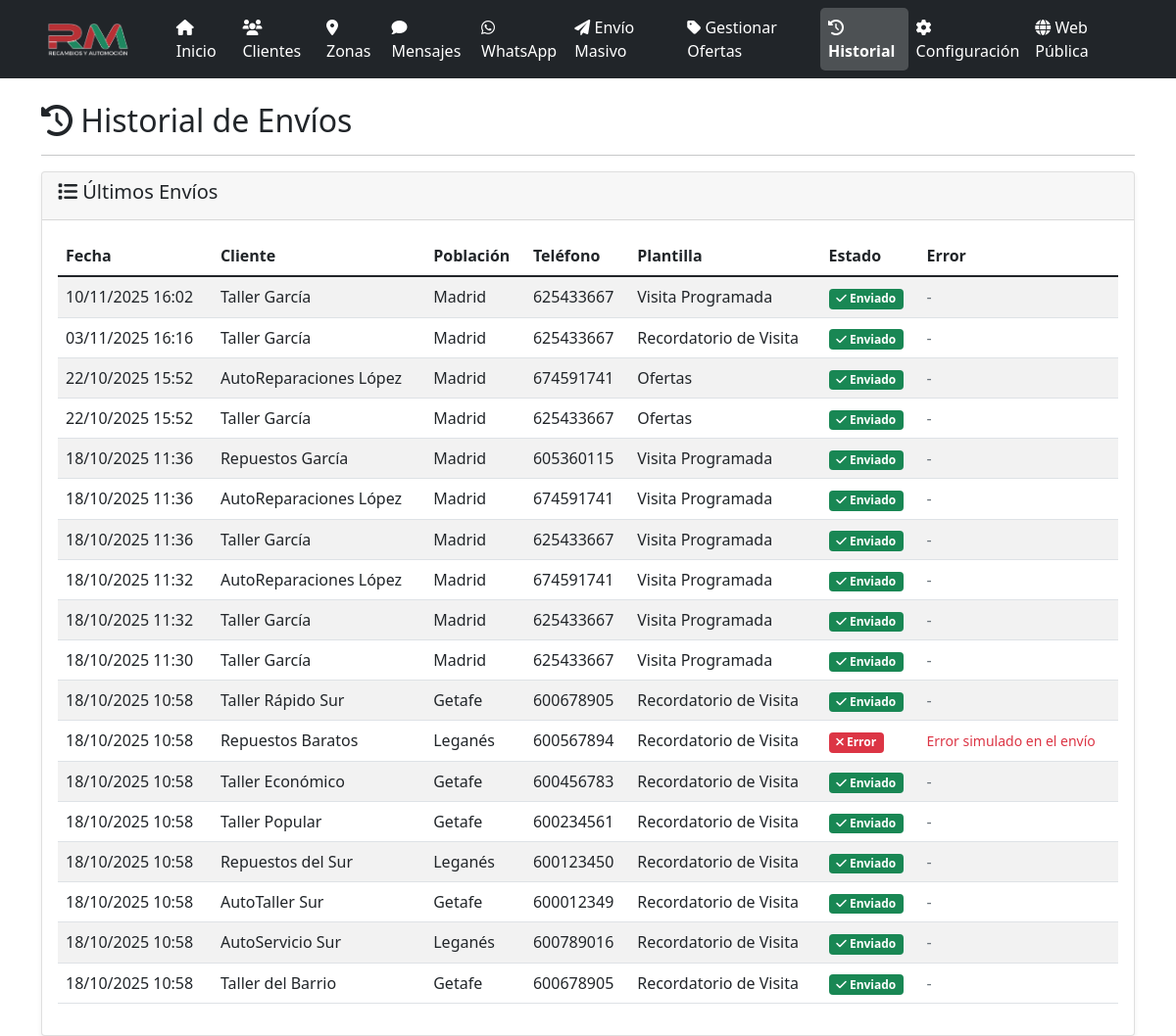
Page /historial on the earlier database version.
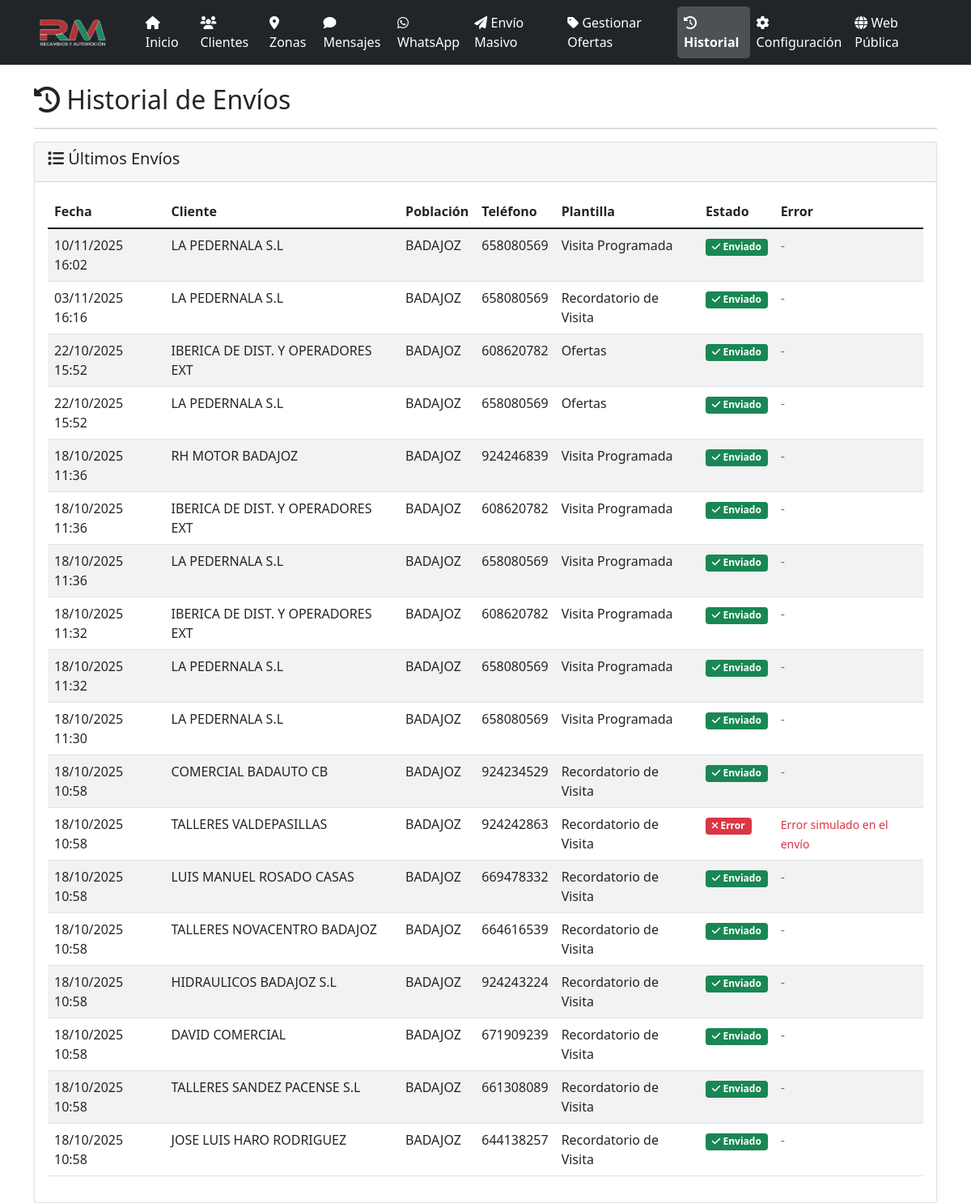
Same page on the later database version.
### models.py (models this page shows, shortened)
class MensajeEnviado(db.Model):
    id = db.Column(db.Integer, primary_key=True)
    cliente_id = db.Column(db.Integer, db.ForeignKey('cliente.id'), nullable=False)
    plantilla_id = db.Column(db.Integer, db.ForeignKey('mensaje_plantilla.id'), nullable=False)
    mensaje_final = db.Column(db.Text, nullable=False)
    enviado = db.Column(db.Boolean, default=False)
    fecha_envio = db.Column(db.DateTime)
    error = db.Column(db.Text)
    created_at = db.Column(db.DateTime, default=datetime.utcnow)

class Cliente(db.Model):
    id = db.Column(db.Integer, primary_key=True)
    codigo = db.Column(db.String(50))
    nombre = db.Column(db.String(100), nullable=False)
    telefono = db.Column(db.String(20), nullable=False)
    email = db.Column(db.String(120))
    direccion = db.Column(db.Text)
    poblacion = db.Column(db.String(100))
    zona_id = db.Column(db.Integer, db.ForeignKey('zona.id'), nullable=False)
    incluir = db.Column(db.Boolean, default=True)
    activo = db.Column(db.Boolean, default=True)
    created_at = db.Column(db.DateTime, default=datetime.utcnow)
    mensajes_enviados = db.relationship('MensajeEnviado', backref='cliente', lazy=True)

class MensajePlantilla(db.Model):
    id = db.Column(db.Integer, primary_key=True)
    nombre = db.Column(db.String(100), nullable=False)
    contenido = db.Column(db.Text, nullable=False)
    activo = db.Column(db.Boolean, default=True)
    created_at = db.Column(db.DateTime, default=datetime.utcnow)
    mensajes_enviados = db.relationship('MensajeEnviado', backref='plantilla', lazy=True)

### app.py (the view)
@app.route('/historial')
def historial():
    mensajes = MensajeEnviado.query.order_by(MensajeEnviado.created_at.desc()).limit(100).all()
    return render_template('historial.html', mensajes=mensajes)

### app.py (called while the page is built, shortened)
@app.before_request
def _asegurar_scheduler():
    global _scheduler_iniciado

@app.before_request
def before_request():
    global _sistema_inicializado
    if not _sistema_inicializado and not app.config['DEBUG']:
        inicializar_sistema()

### templates/historial.html (shortened to what this page needs)
{% extends "base.html" %}
{% block content %}
<div class="row">
    <div class="col-12">
        <h2><i class="fas fa-history"></i> Historial de Envíos</h2>
        <hr>
    </div>
</div>
<div class="row">
    <div class="col-12">
        <div class="card">
            <div class="card-header">
                <h5><i class="fas fa-list"></i> Últimos Envíos</h5>
            </div>
            <div class="card-body">
                {% if mensajes %}
                    <div class="table-responsive">
                        <table class="table table-striped">
                            <thead>
                                <tr>
                                    <th>Fecha</th>
                                    <th>Cliente</th>
                                    <th>Población</th>
                                    <th>Teléfono</th>
                                    <th>Plantilla</th>
                                    <th>Estado</th>
                                    <th>Error</th>
                                </tr>
                            </thead>
                            <tbody>
                                {% for mensaje in mensajes %}
                                <tr>
                                    <td>{{ mensaje.created_at.strftime('%d/%m/%Y %H:%M') }}</td>
                                    <td>{{ mensaje.cliente.nombre }}</td>
                                    <td>{{ mensaje.cliente.poblacion or 'No especificada' }}</td>
                                    <td>{{ mensaje.cliente.telefono }}</td>
                                    <td>{{ mensaje.plantilla.nombre }}</td>
                                    <td>
                                        {% if mensaje.enviado %}
                                            <span class="badge bg-success">
                                                <i class="fas fa-check"></i> Enviado
                                            </span>
                                        {% else %}
                                            <span class="badge bg-danger">
                                                <i class="fas fa-times"></i> Error
                                            </span>
                                        {% endif %}
                                    </td>
                                    <td>
                                        {% if mensaje.error %}
                                            <small class="text-danger">{{ mensaje.error }}</small>
                                        {% else %}
                                            <span class="text-muted">-</span>
                                        {% endif %}
                                    </td>
                                </tr>
                                {% endfor %}
                            </tbody>
                        </table>
                    </div>
                {% else %}
                    <div class="text-center py-4">
                        <i class="fas fa-history fa-3x text-muted mb-3"></i>
                        <p class="text-muted">No hay historial de envíos disponible.</p>
                    </div>
                {% endif %}
            </div>
        </div>
    </div>
</div>
{% endblock %}

### templates/base.html (shortened to what this page needs)
<!DOCTYPE html>
<html lang="es">
<head>
    <link href="https://cdn.jsdelivr.net/npm/bootstrap@5.1.3/dist/css/bootstrap.min.css" rel="stylesheet">
    <link href="https://cdnjs.cloudflare.com/ajax/libs/font-awesome/6.0.0/css/all.min.css" rel="stylesheet">
</head>
<body>
    <nav class="navbar navbar-expand-lg navbar-dark bg-dark">
        <div class="container">
            <a class="navbar-brand d-flex align-items-center" href="{{ url_for('panel') }}">
                <img src="{{ url_for('static', filename='logo_rm.png') }}" alt="Recambios RM" style="height: 35px; margin-right: 10px;">
            </a>
            <div class="collapse navbar-collapse" id="navbarNav">
                <ul class="navbar-nav me-auto">
                    <li class="nav-item">
                        <a class="nav-link {% if request.endpoint == 'panel' %}active{% endif %}" href="{{ url_for('panel') }}">
                            <i class="fas fa-home"></i> Inicio
                        </a>
                    </li>
                    <li class="nav-item">
                        <a class="nav-link {% if request.endpoint == 'clientes' %}active{% endif %}" href="{{ url_for('clientes') }}">
                            <i class="fas fa-users"></i> Clientes
                        </a>
                    </li>
                    <li class="nav-item">
                        <a class="nav-link {% if request.endpoint == 'zonas' %}active{% endif %}" href="{{ url_for('zonas') }}">
                            <i class="fas fa-map-marker-alt"></i> Zonas
                        </a>
                    </li>
                    <li class="nav-item">
                        <a class="nav-link {% if request.endpoint == 'mensajes' %}active{% endif %}" href="{{ url_for('mensajes') }}">
                            <i class="fas fa-comment"></i> Mensajes
                        </a>
                    </li>
                    <li class="nav-item">
                        <a class="nav-link {% if request.endpoint in ['whatsapp_dashboard', 'whatsapp_conversation_detail', 'whatsapp_new_conversation'] %}active{% endif %}" href="{{ url_for('whatsapp_dashboard') }}">
                            <i class="fab fa-whatsapp"></i> WhatsApp
                        </a>
                    </li>
                    <li class="nav-item">
                        <a class="nav-link {% if request.endpoint == 'enviar_masivo' %}active{% endif %}" href="{{ url_for('enviar_masivo') }}">
                            <i class="fas fa-paper-plane"></i> Envío Masivo
                        </a>
                    </li>
                    <li class="nav-item">
                        <a class="nav-link {% if request.endpoint == 'ofertas' %}active{% endif %}" href="{{ url_for('ofertas') }}">
                            <i class="fas fa-tag"></i> Gestionar Ofertas
                        </a>
                    </li>
                    <li class="nav-item">
                        <a class="nav-link {% if request.endpoint == 'historial' %}active{% endif %}" href="{{ url_for('historial') }}">
                            <i class="fas fa-history"></i> Historial
                        </a>
                    </li>
                    <li class="nav-item">
                        <a class="nav-link {% if request.endpoint == 'configuracion' %}active{% endif %}" href="{{ url_for('configuracion') }}">
                            <i class="fas fa-cog"></i> Configuración
                        </a>
                    </li>
                </ul>
                <ul class="navbar-nav">
                    <li class="nav-item">
                        <a class="nav-link" href="{{ url_for('index') }}" target="_blank">
                            <i class="fas fa-globe"></i> Web Pública
                        </a>
                    </li>
                </ul>
            </div>
        </div>
    </nav>
    <div class="container mt-4">
        {% block content %}{% endblock %}
    </div>
</body>
</html>

### templates/base.html (style rules this page uses)
.navbar-brand { font-weight: bold; }
.navbar-brand img { transition: transform 0.3s ease; }
.card { box-shadow: 0 0.125rem 0.25rem rgba(0, 0, 0, 0.075); border: 1px solid rgba(0, 0, 0, 0.125); }
.navbar-dark .navbar-nav .nav-link { color: #ffffff !important; font-weight: 500; transition: all 0.3s ease; }
.navbar-dark .navbar-nav .nav-link.active { color: #ffffff !important; background-color: rgba(255, 255, 255, 0.2); border-radius: 5px; font-weight: 600; }
.navbar-dark .navbar-brand { color: #ffffff !important; }

Differences in the rows shown:
changed through a linked row, MensajeEnviado (number 1 of 18 on the later page): cliente.nombre "Taller García" → "LA PEDERNALA S.L"; cliente "Madrid" → "BADAJOZ"; cliente.telefono "625433667" → "658080569"
changed through a linked row, MensajeEnviado (number 2 of 18 on the later page): cliente.nombre "Taller García" → "LA PEDERNALA S.L"; cliente "Madrid" → "BADAJOZ"; cliente.telefono "625433667" → "658080569"
changed through a linked row, MensajeEnviado (number 3 of 18 on the later page): cliente.nombre "AutoReparaciones López" → "IBERICA DE DIST. Y OPERADORES EXT"; cliente "Madrid" → "BADAJOZ"; cliente.telefono "674591741" → "608620782"
changed through a linked row, MensajeEnviado (number 4 of 18 on the later page): cliente.nombre "Taller García" → "LA PEDERNALA S.L"; cliente "Madrid" → "BADAJOZ"; cliente.telefono "625433667" → "658080569"
changed through a linked row, MensajeEnviado: cliente.nombre "Repuestos García" → "RH MOTOR BADAJOZ"; cliente "Madrid" → "BADAJOZ"; cliente.telefono "605360115" → "924246839"
changed through a linked row, MensajeEnviado (number 6 of 18 on the later page): cliente.nombre "AutoReparaciones López" → "IBERICA DE DIST. Y OPERADORES EXT"; cliente "Madrid" → "BADAJOZ"; cliente.telefono "674591741" → "608620782"
changed through a linked row, MensajeEnviado (number 7 of 18 on the later page): cliente.nombre "Taller García" → "LA PEDERNALA S.L"; cliente "Madrid" → "BADAJOZ"; cliente.telefono "625433667" → "658080569"
changed through a linked row, MensajeEnviado (number 8 of 18 on the later page): cliente.nombre "AutoReparaciones López" → "IBERICA DE DIST. Y OPERADORES EXT"; cliente "Madrid" → "BADAJOZ"; cliente.telefono "674591741" → "608620782"
changed through a linked row, MensajeEnviado (number 9 of 18 on the later page): cliente.nombre "Taller García" → "LA PEDERNALA S.L"; cliente "Madrid" → "BADAJOZ"; cliente.telefono "625433667" → "658080569"
changed through a linked row, MensajeEnviado (number 10 of 18 on the later page): cliente.nombre "Taller García" → "LA PEDERNALA S.L"; cliente "Madrid" → "BADAJOZ"; cliente.telefono "625433667" → "658080569"
changed through a linked row, MensajeEnviado: cliente.nombre "Taller Rápido Sur" → "COMERCIAL BADAUTO CB"; cliente "Getafe" → "BADAJOZ"; cliente.telefono "600678905" → "924234529"
changed through a linked row, MensajeEnviado "Error simulado en el envío": cliente.nombre "Repuestos Baratos" → "TALLERES VALDEPASILLAS"; cliente "Leganés" → "BADAJOZ"; cliente.telefono "600567894" → "924242863"
changed through a linked row, MensajeEnviado: cliente.nombre "Taller Económico" → "LUIS MANUEL ROSADO CASAS"; cliente "Getafe" → "BADAJOZ"; cliente.telefono "600456783" → "669478332"
changed through a linked row, MensajeEnviado: cliente.nombre "Taller Popular" → "TALLERES NOVACENTRO BADAJOZ"; cliente "Getafe" → "BADAJOZ"; cliente.telefono "600234561" → "664616539"
changed through a linked row, MensajeEnviado: cliente.nombre "Repuestos del Sur" → "HIDRAULICOS BADAJOZ S.L"; cliente "Leganés" → "BADAJOZ"; cliente.telefono "600123450" → "924243224"
changed through a linked row, MensajeEnviado: cliente.nombre "AutoTaller Sur" → "DAVID COMERCIAL"; cliente "Getafe" → "BADAJOZ"; cliente.telefono "600012349" → "671909239"
changed through a linked row, MensajeEnviado: cliente.nombre "AutoServicio Sur" → "TALLERES SANDEZ PACENSE S.L"; cliente "Leganés" → "BADAJOZ"; cliente.telefono "600789016" → "661308089"
changed through a linked row, MensajeEnviado: cliente.nombre "Taller del Barrio" → "JOSE LUIS HARO RODRIGUEZ"; cliente "Getafe" → "BADAJOZ"; cliente.telefono "600678905" → "644138257"
